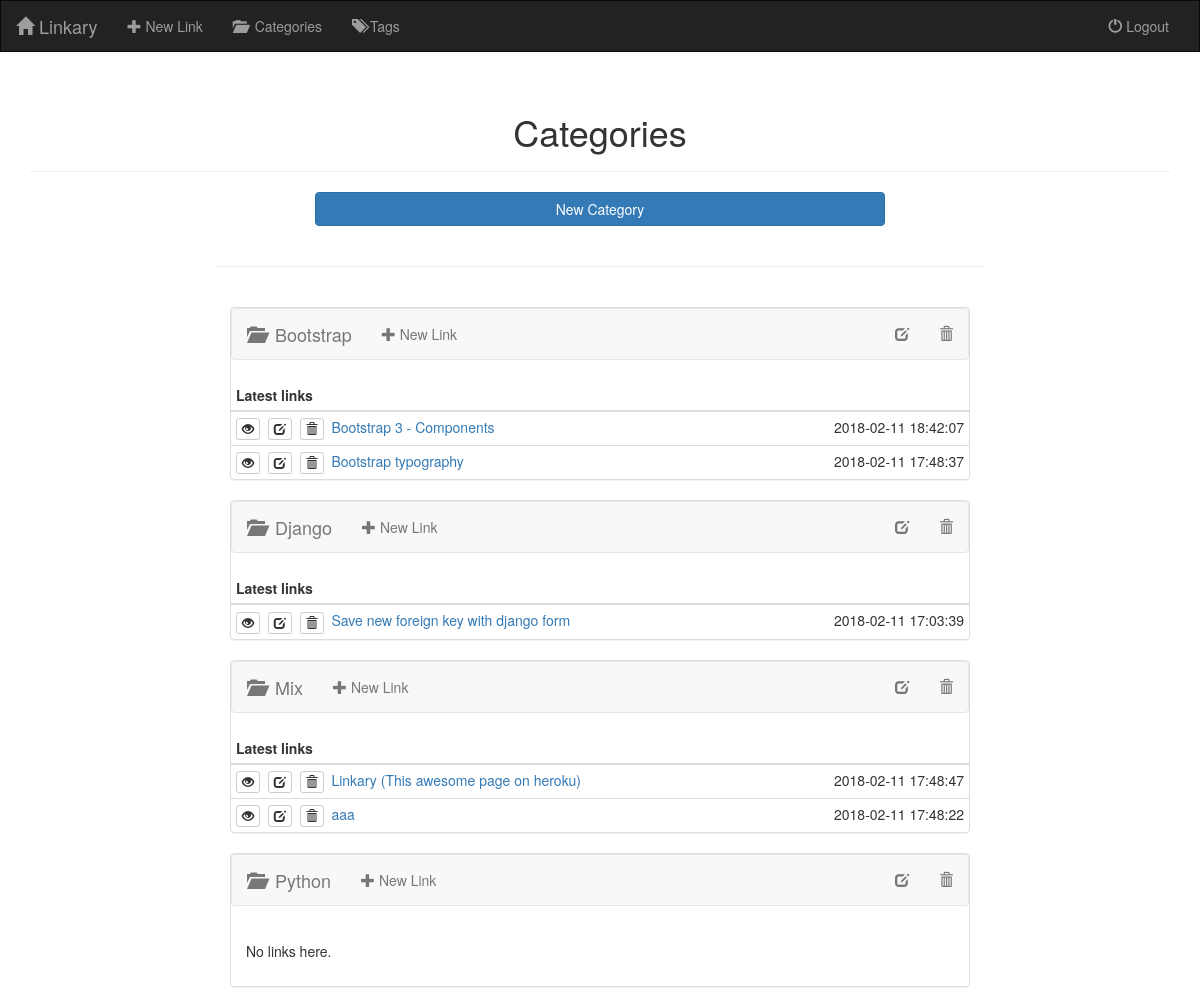
Page /category/ (signed in) on the committed database.
### linkary/models.py (models this page shows, shortened)
class TimedModel(models.Model):
    time_created = models.DateTimeField(auto_now_add=True)
    time_modified = models.DateTimeField(auto_now=True)
    class Meta:
        abstract = True

class Category(TimedModel):
    name = models.CharField(max_length=100, unique=True)
    class Meta:
        verbose_name_plural = 'Categories'
        ordering = ['name']
    def latest_links(self):
        result = self.link_set.order_by('-time_modified')[:10]
        return result

class Link(TimedModel):
    url = models.URLField()
    name = models.CharField(max_length=500)
    author = models.ForeignKey(User, on_delete=models.SET_NULL, blank=True, null=True)
    category = models.ForeignKey(Category, on_delete=models.SET_NULL, blank=True, null=True)
    class Meta:
        get_latest_by = ['time_created']
        ordering = ['-time_modified']

### linkary/views.py (the view)
# urls.py: path('category/', views.CategoryListView.as_view(), name='category_list'),
class CategoryListView(LoginRequiredMixin, ListView):
    model = models.Category
    ordering = ['name']

### linkary/templates/linkary/category_list.html (shortened to what this page needs)
{% extends 'linkary/base.html' %}
{% block content %}
    <div class="container">
        <div class="page-header">
            <h1 class="text-center">Categories</h1>
        </div>
    </div>
    <div class="container-fluid">
        <div class="row">
            <div class="col-sm-offset-3 col-sm-6">
                <a href="{% url 'category_create' %}" class="btn btn-primary btn-block">New Category</a>
            </div>
        </div>
        <div class="row">
            <div class="col-sm-offset-2 col-sm-8">
                <br>
                <hr>
                <br>
                <div class="container-fluid">
                    <div class="row row-eq-height">
                        {% for category in object_list %}
                            {% include 'linkary/category_thumbnail.html' %}
                        {% empty %}
                            <h3><small>No categories to show</small></h3>
                        {% endfor %}
                    </div>
                </div>
            </div>
        </div>
    </div>
{% endblock %}

### linkary/templates/linkary/category_thumbnail.html
<div class="col-md-12">
    <div class="panel panel-default">
        <div class="navbar navbar-default">
            <div class="container-fluid">
                <div class="navbar-header">
                    <a class="navbar-brand" href="{% url 'category_detail' category.pk %}" title="View details">
                        <span class="glyphicon glyphicon-folder-open"></span>&nbsp;&nbsp;{{ category.name }}
                    </a>
                </div>
                <ul class="nav navbar-nav">
                    <li>
                        <a href="{% url 'link_create' %}?category={{ category.pk }}" title="New Link">
                            <span class="glyphicon glyphicon-plus"></span>
                            New Link
                        </a>
                    </li>
                </ul>
                <ul class="nav navbar-nav navbar-right">
                    <li>
                        <a href="{% url 'category_edit' category.pk %}" title="Edit">
                            <span class="glyphicon glyphicon-edit"></span>
                        </a>
                    </li>
                    <li>
                        <a href="{% url 'category_delete' category.pk %}" title="Delete">
                            <span class="glyphicon glyphicon-trash"></span>
                        </a>
                    </li>
                </ul>
            </div>
        </div>
        {% if category.link_set.count %}
            <table class="table table-condensed">
                <thead>
                    <tr>
                        <th>Latest links</th>
                        <th class="text-right"></th>
                    </tr>
                </thead>
                {% for link in category.latest_links %}
                <tr>
                    <td>
                        <a href="{% url 'link_detail' link.pk %}" class="btn btn-default btn-xs" title="Details...">
                            <span class="glyphicon glyphicon-eye-open"></span>
                        </a>&nbsp;
                        <a href="{% url 'link_edit' link.pk %}" class="btn btn-default btn-xs" title="Edit...">
                            <span class="glyphicon glyphicon-edit"></span>
                        </a>&nbsp;
                        <a href="{% url 'link_delete' link.pk %}" class="btn btn-default btn-xs" title="Delete...">
                            <span class="glyphicon glyphicon-trash"></span>
                        </a>&nbsp;
                        <a href="{{ link.url }}" target="_blank">{{ link.name }}</a>
                    </td>
                    <td class="text-right">{{ link.time_modified|date:'Y-m-d H:i:s' }}</td>
                </tr>
                {% endfor %}
            </table>
        {% else %}
            <div class="panel-body"><p>No links here.</p></div>
        {% endif %}
    </div>
</div>

### rows in the picture
Category: name "Bootstrap"
Link: name "Bootstrap 3 - Components", time_modified "2018-02-11 18:42:07"
Link: name "Bootstrap typography", time_modified "2018-02-11 17:48:37"
Category: name "Django"
Link: name "Save new foreign key with django form", time_modified "2018-02-11 17:03:39"
Category: name "Mix"
Link: name "Linkary (This awesome page on heroku)", time_modified "2018-02-11 17:48:47"
Link: name "aaa", time_modified "2018-02-11 17:48:22"
Category: name "Python", shows "No links here."
